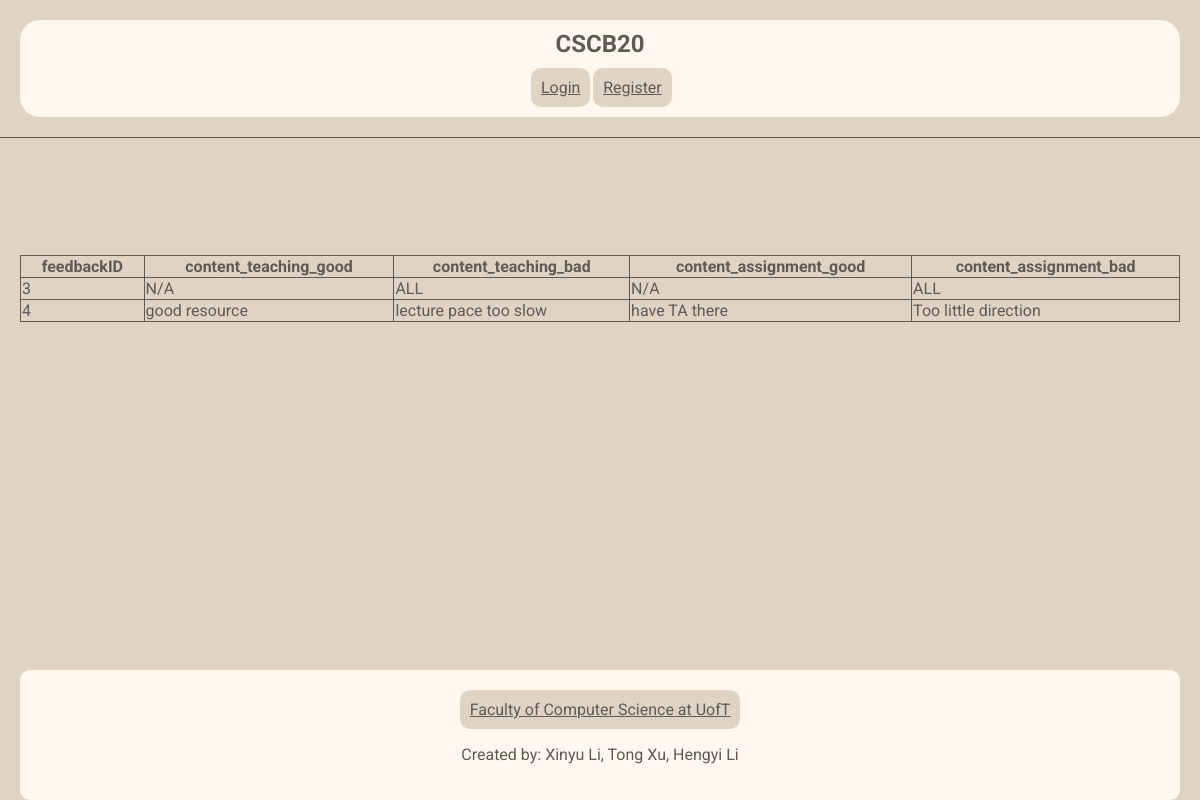
/getFeedback, run on the app's committed database.
### app.py (models this page shows)
class anonFeedback(db.Model):
    __tablename__ = "anonFeedback"
    feedbackID = db.Column(db.Integer, primary_key=True)
    content_teaching_good = db.Column(db.Text)
    content_teaching_bad = db.Column(db.Text)
    content_assignment_good = db.Column(db.Text)
    content_assignment_bad = db.Column(db.Text)

### app.py (the view)
@app.route('/getFeedback', methods = ['GET', 'POST'])
def getFeedback():
    if request.method == 'GET':
        query_student_feedback = query_feedback_all()
        return render_template('AnonFeedbackView.html', query_student_feedback = query_student_feedback)

### app.py (called while the page is built)
def query_feedback_all():
    feedbacks = anonFeedback.query.all()
    return feedbacks

### templates/AnonFeedbackView.html (shortened to what this page needs)
{% extends "index.html" %}
{% block content %}
<h1>
</h1>
<br>
<table class="feedbackView" style="margin-top: 10%">
    <tr>
        <th>feedbackID</th>
        <th>content_teaching_good</th>
        <th>content_teaching_bad</th>
        <th>content_assignment_good</th>
        <th>content_assignment_bad</th>
    </tr>
    {% for Feedback in query_student_feedback %}
    <tr>
        <td>{{Feedback.feedbackID}}</td>
        <td>{{Feedback.content_teaching_good}}</td>
        <td>{{Feedback.content_teaching_bad}}</td>
        <td>{{Feedback.content_assignment_good}}</td>
        <td>{{Feedback.content_assignment_bad}}</td>
    </tr>
    {% endfor %}
</table>
{% endblock %}

### static/css/index.css (style rules this page uses)
body { background-color:#dfd3c3; font-family: "Roboto", sans-serif; margin: 0; color: #605a56; padding: 20px; padding-bottom: 0; box-sizing: border-box; height: 100%; display: flex; flex-direction: column; display: flex; flex-direction: column; min-height: 100vh; }
table { width:100%; border-collapse: collapse; }
th, td { border: 1px solid #605a56; }

### data on the page
anonFeedback: feedbackID "3", content_teaching_good "N/A", content_teaching_bad "ALL", content_assignment_good "N/A", content_assignment_bad "ALL"
anonFeedback: feedbackID "4", content_teaching_good "good resource", content_teaching_bad "lecture pace too slow", content_assignment_good "have TA there", content_assignment_bad "Too little direction"
